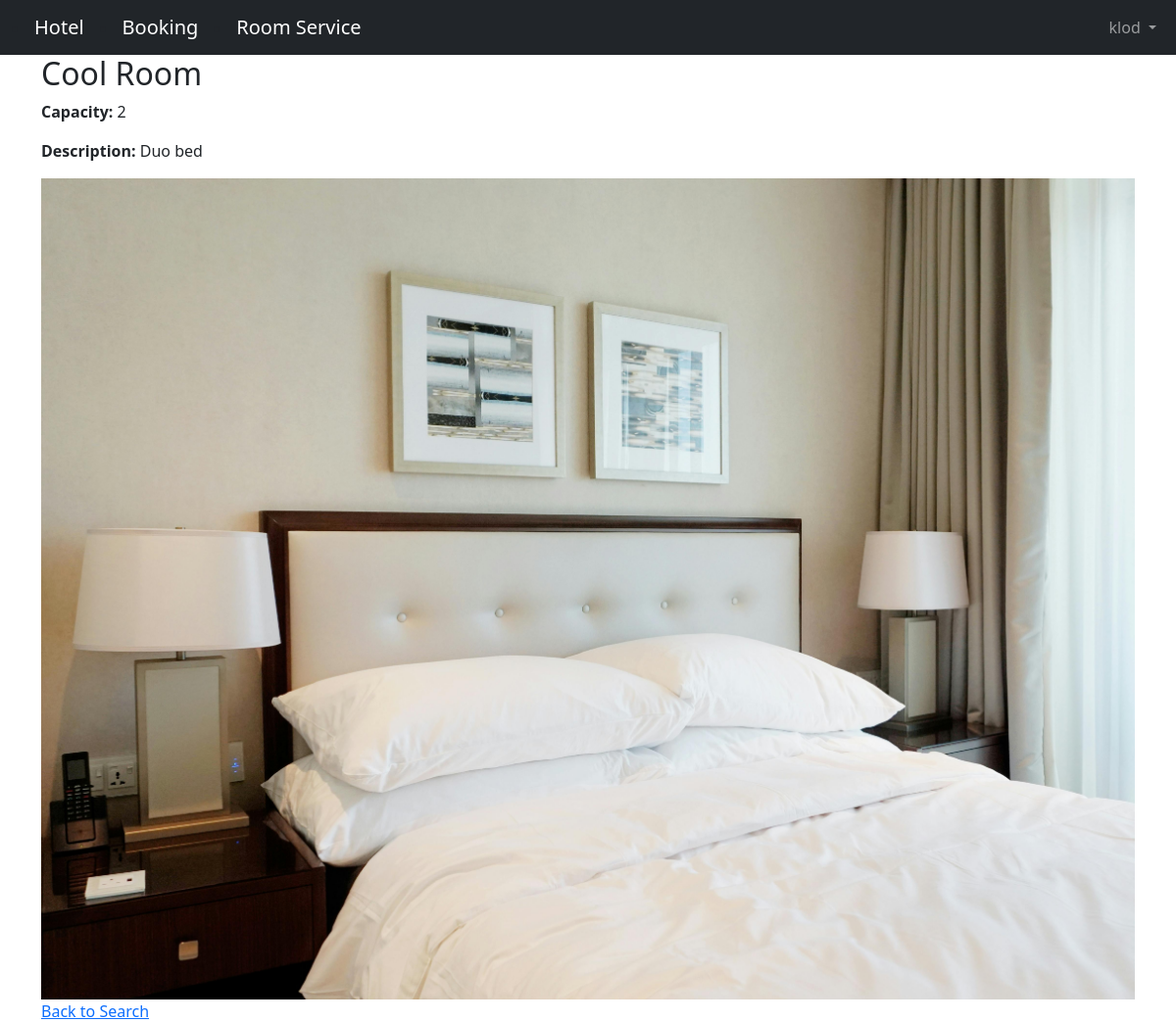
/Booking/room/3/ (signed in), run on the app's committed database.
### accounts/models.py (models this page shows)
class CustomUser(AbstractUser):
    age = models.PositiveIntegerField(null=True, blank=True)

### Booking/models.py (models this page shows, shortened)
class Room(models.Model):
    name = models.CharField(max_length=100, unique=True)
    capacity = models.IntegerField()
    description = models.TextField(blank=True, null=True)
    image = models.ImageField(upload_to='room_images/', blank=True, null=True)  # Add this line

### Booking/views.py (the view)
# urls.py: path('room/<int:room_id>/', views.room_detail, name='room_detail'),  # Add this line
def room_detail(request, room_id):
    room = get_object_or_404(Room, id=room_id)
    return render(request, 'room_detail.html', {'room': room})

### accounts/context_processors.py (called while the page is built)
def user_groups(request):
    if request.user.is_authenticated:
        return{'is_manager': request.user.groups.filter(name='Manager').exists()}
    return {'is_manager': False}

### Booking/templates/room_detail.html
{% extends 'base.html' %}
{% block content %}
<h2>{{ room.name }}</h2>
<p><strong>Capacity:</strong> {{ room.capacity }}</p>
<p><strong>Description:</strong> {{ room.description }}</p>
{% if room.image %}
    <img src="{{ room.image.url }}" alt="{{ room.name }}" style="max-width: 100%; height: auto;">
{% else %}
    <p>No image available for this room.</p>
{% endif %}
<a href="{% url 'search_rooms' %}">Back to Search</a>
{% endblock %}

### templates/base.html (shortened to what this page needs)
{% load static %}
<!DOCTYPE html>
<html lang="en">
  <head>
    <link
      href="https://cdn.jsdelivr.net/npm/bootstrap@5.3.3/dist/css/bootstrap.min.css"
      rel="stylesheet"
      integrity="sha384-
			QWTKZyjpPEjISv5WaRU9OFeRpok6YctnYmDr5pNlyT2bRjXh0JMhjY6hW+ALEwIH"
    />
  </head>
  <body>
    <nav class="navbar navbar-expand-lg navbar-dark bg-dark">
      <div class="container-fluid">
        <li class="nav-item">
            <a class="navbar-brand" href="{% url 'home' %}">Hotel</a>
        </li>
        <li class="nav-item">
            <a class="navbar-brand" href="{% url 'search_rooms' %}">Booking</a>
        </li>
        <li class="nav-item">
            <a class="navbar-brand" href="{% url 'request_service' %}">Room Service</a>
        </li>
        <div class="collapse navbar-collapse" id="navbarSupportedContent">
            {% if user.is_authenticated %}
          <div class="mr-auto">
            <ul class="navbar-nav">
              <li class="nav-item dropdown">
                <a class="nav-link dropdown-toggle" href="#" role="button" data-bs-toggle="dropdown" aria-expanded="false"> {{ user.username }} </a>
              </li>
            </ul>
          </div>
          {% endif %}
        </div>
      </div>
    </nav>
    <main>
      <div class="container">{% block content %} {% endblock content %}</div>
    </main>
  </body>
</html>

### data on the page
CustomUser: username "klod"
Room: name "Cool Room", capacity "2", description "Duo bed", image (picture)
